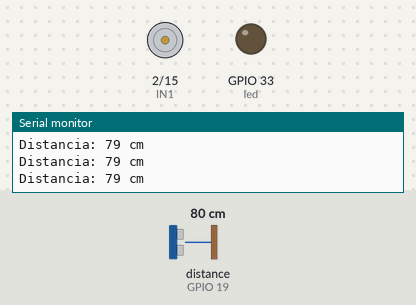
Simulated run of this sketch. Board: ESP32. Parts: motor-driver pin pairs drawn as motors (green arrow = first pin HIGH = forward, orange = second pin HIGH = backward, longer = more drive, scaled by the enable pin), output pins drawn as LEDs (lit = HIGH), the last lines printed to the serial monitor. Wiring (inferred from the names in the program): ultrasonic range finder: trigger GPIO 18; echo GPIO 19. The test bench sets the inputs (shaded band); at power-on: distance to the obstacle (sensor on GPIO 19) 80 cm. The echo pulse lasts 58.3 µs per cm; nothing arrives over Bluetooth unless stated; pins used as bus, display or sensor lines are not drawn.

Above: at 1.2 s.
1.3 s: distance to the obstacle (sensor on GPIO 19) set to 12 cm
2.8 s: distance to the obstacle (sensor on GPIO 19) set to 9 cm
At 3.6 s:
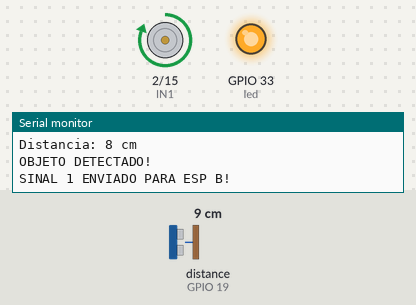
At 4.4 s:
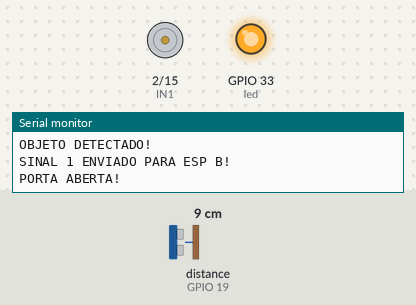
Timing chart, 0 to 5.9 s (numbered marks = the images above; inputs shaded):
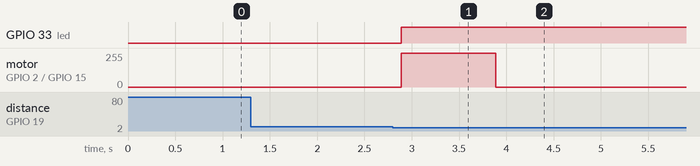

The sketch:

ESP_MASTER.ino
```cpp
#include "BluetoothSerial.h"

BluetoothSerial SerialBT;

bool conectadoComB = false;

// Ultrassonico
const int trigPin = 18;
const int echoPin = 19;

// Motor da porta
const int IN1 = 2;
const int IN2 = 15;
const int ENA = 4;

// Fita LED
const int led = 33;

bool objetoDetectado = false;
bool portaAberta = false;

// MAC da ESP B
uint8_t macESP_B[] = { 0x3C, 0x71, 0xBF, 0x45, 0xC1, 0xBE };

long lerDistancia() {
  digitalWrite(trigPin, LOW);
  delayMicroseconds(2);
  digitalWrite(trigPin, HIGH);
  delayMicroseconds(10);
  digitalWrite(trigPin, LOW);

  long duracao = pulseIn(echoPin, HIGH, 30000);
  if (duracao == 0) return -1;
  return duracao * 0.034 / 2;
}

void abrirPorta() {
  digitalWrite(IN1, HIGH);
  digitalWrite(IN2, LOW);
  analogWrite(ENA, 255);
  delay(1000);
  analogWrite(ENA, 0);
  digitalWrite(IN1, LOW);
  digitalWrite(IN2, LOW);
  portaAberta = true;
  Serial.println("PORTA ABERTA!");
}

void setup() {
  Serial.begin(115200);

  SerialBT.begin("ESP_A", true);

  Serial.println("ESP A = MASTER");
  Serial.println("Tentando conectar na ESP B...");

  if (SerialBT.connect(macESP_B)) {
    conectadoComB = true;
    Serial.println("ESP B CONECTADA!");
  } else {
    conectadoComB = false;
    Serial.println("NAO FOI POSSIVEL CONECTAR NA ESP B.");
  }
  pinMode(trigPin, OUTPUT);
  pinMode(echoPin, INPUT);
  pinMode(IN1, OUTPUT);
  pinMode(IN2, OUTPUT);
  pinMode(ENA, OUTPUT);
  pinMode(led, OUTPUT);

  digitalWrite(led, LOW);

  Serial.println("ESP A iniciada.");
}

void loop() {
  long distancia = lerDistancia();

  if (distancia > 0) {
    Serial.print("Distancia: ");
    Serial.print(distancia);
    Serial.println(" cm");
  }

  if (distancia > 0 && distancia < 10 && !objetoDetectado) {
    objetoDetectado = true;
    Serial.println("OBJETO DETECTADO!");
    if (SerialBT.connected()) {
      SerialBT.println("1");
      Serial.println("SINAL 1 ENVIADO PARA ESP B!");
    } else {
      Serial.println("ESP B NAO ESTA CONECTADA!");
    }
    digitalWrite(led, HIGH);
    abrirPorta();
    delay(1000);
  }

  if (distancia > 15) {
    objetoDetectado = false;
  }

  delay(100);
}
```

Measured:
- the behaviour switches between 11 and 10 cm on distance to the obstacle (sensor on GPIO 19) (found by bisection; images 0 and 1)
- after the input at 2.8 s, GPIO 33 (led): LOW → HIGH after 0.09 s; motor on GPIO 2 (IN1) / GPIO 15 (IN2): stopped → forward 255/255 after 0.09 s, → stopped 1.0 s later
